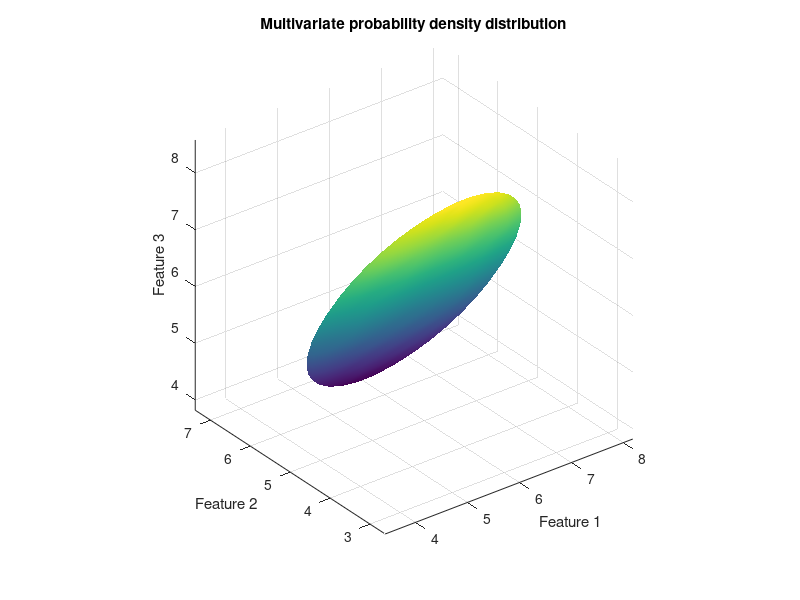

Write MATLAB code to recreate this figure. (Note: this script raises an error after producing the figure.)
function assignment1()
    matr=[4 5 6;6 3 9;8 7 3;7 4 8;4 6 5];
    mn=mean(matr);
    cvr=cov(matr);
    [U,L] = eig(cvr);
    % For N standard deviations spread of data, the radii of the eliipsoid will
    % be given by N*SQRT(eigenvalues).
    N = 1;
    radii = N*sqrt(diag(L));

    % generate data for "unrotated" ellipsoid
    [xc,yc,zc] = ellipsoid(0,0,0,radii(1),radii(2),radii(3));

    % rotate data with orientation matrix U and center M
    a = kron(U(:,1),xc); 
    b = kron(U(:,2),yc); 
    c = kron(U(:,3),zc);
    data = a+b+c; 
    n = size(data,2);
    x = data(1:n,:)+mn(1); 
    y = data(n+1:2*n,:)+mn(2); 
    z = data(2*n+1:end,:)+mn(3);

    % now plot the rotated ellipse
    sc = surf(x,y,z);
    shading interp
    title('Multivariate probability density distribution')
    axis equal
    xlabel('Feature 1');
    ylabel('Feature 2');
    zlabel('Feature 3');
    alpha(0.5)
    
    hold on
    
    scatter3(mn(1),mn(2),mn(3));
    hold off
    %===============================================
    
    %Compute the multivariance probability density function
    x1=[5 5 6];
    x2=[3 5 7];
    x3=[4 6.5 1];
    F1 = mvnpdf(x1,mn,cvr);
    F2 = mvnpdf(x2,mn,cvr);
    F3 = mvnpdf(x3,mn,cvr);
    disp(F1)
    disp(F2)
    disp(F3)

end